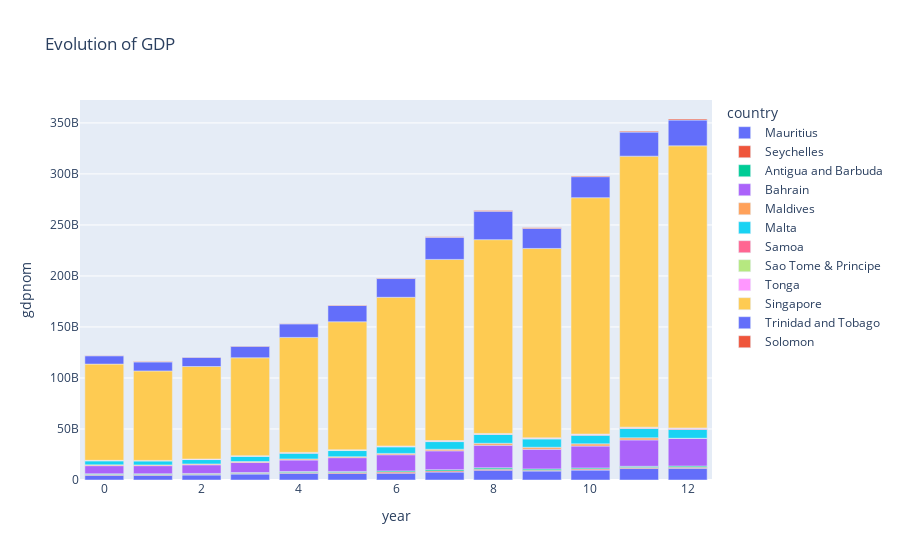

This figure's notebook cell:
### Markdown cell above
### 3. Evolution of GDP over the years
This plot shows the evolution of GDP for the islands across the 13 years timeline, it shows the growth pattern of all the island countries.

### Code cell
fig = px.bar(dfs, x='year', y='gdpnom', color='country', labels={'x':'Year','y':'GDP'},
             hover_data=['country'],
             title='Evolution of GDP')
fig.show()

### Figure 1 — Plotly figure (JSON) as saved in the notebook; plotly's stock layout.template omitted (floating-point values rounded to 4 significant figures)
{"data": [{"alignmentgroup": "True", "customdata": [["Mauritius"], ["Mauritius"], ["Mauritius"], ["Mauritius"], ["Mauritius"], ["Mauritius"], ["Mauritius"], ["Mauritius"], ["Mauritius"], ["Mauritius"], ["Mauritius"], ["Mauritius"], ["Mauritius"]], "hovertemplate": "country=%{customdata[0]}<br>year=%{x}<br>gdpnom=%{y}<extra></extra>", "legendgroup": "Mauritius", "marker": {"color": "#636efa", "pattern": {"shape": ""}}, "name": "Mauritius", "offsetgroup": "Mauritius", "orientation": "v", "showlegend": true, "textposition": "auto", "type": "bar", "x": [0, 1, 2, 3, 4, 5, 6, 7, 8, 9, 10, 11, 12], "xaxis": "x", "y": [4684000000, 4684000000, 4911000000, 5825000000, 6594000000, 6489000000, 6732000000, 7792000000, 9641000000, 8824000000, 9706000000, 11244000000, 11466000000], "yaxis": "y"}, {"alignmentgroup": "True", "customdata": [["Seychelles"], ["Seychelles"], ["Seychelles"], ["Seychelles"], ["Seychelles"], ["Seychelles"], ["Seychelles"], ["Seychelles"], ["Seychelles"], ["Seychelles"], ["Seychelles"], ["Seychelles"], ["Seychelles"]], "hovertemplate": "country=%{customdata[0]}<br>year=%{x}<br>gdpnom=%{y}<extra></extra>", "legendgroup": "Seychelles", "marker": {"color": "#EF553B", "pattern": {"shape": ""}}, "name": "Seychelles", "offsetgroup": "Seychelles", "orientation": "v", "showlegend": true, "textposition": "auto", "type": "bar", "x": [0, 1, 2, 3, 4, 5, 6, 7, 8, 9, 10, 11, 12], "xaxis": "x", "y": [615000000, 622000000, 698000000, 706000000, 857000000, 937000000, 1037000000, 1039000000, 962000000, 841000000, 973000000, 1060000000, 1031000000], "yaxis": "y"}, {"alignmentgroup": "True", "customdata": [["Antigua and Barbuda"], ["Antigua and Barbuda"], ["Antigua and Barbuda"], ["Antigua and Barbuda"], ["Antigua and Barbuda"], ["Antigua and Barbuda"], ["Antigua and Barbuda"], ["Antigua and Barbuda"], ["Antigua and Barbuda"], ["Antigua and Barbuda"], ["Antigua and Barbuda"], ["Antigua and Barbuda"], ["Antigua and Barbuda"]], "hovertemplate": "country=%{customdata[0]}<br>year=%{x}<br>gdpnom=%{y}<extra></extra>", "legendgroup": "Antigua and Barbuda", "marker": {"color": "#00cc96", "pattern": {"shape": ""}}, "name": "Antigua and Barbuda", "offsetgroup": "Antigua and Barbuda", "orientation": "v", "showlegend": true, "textposition": "auto", "type": "bar", "x": [0, 1, 2, 3, 4, 5, 6, 7, 8, 9, 10, 11, 12], "xaxis": "x", "y": [788000000, 778000000, 807000000, 849000000, 905000000, 1002000000, 1141000000, 1296000000, 1355000000, 1211000000, 1136000000, 1125000000, 1176000000], "yaxis": "y"}, {"alignmentgroup": "True", "customdata": [["Bahrain"], ["Bahrain"], ["Bahrain"], ["Bahrain"], ["Bahrain"], ["Bahrain"], ["Bahrain"], ["Bahrain"], ["Bahrain"], ["Bahrain"], ["Bahrain"], ["Bahrain"], ["Bahrain"]], "hovertemplate": "country=%{customdata[0]}<br>year=%{x}<br>gdpnom=%{y}<extra></extra>", "legendgroup": "Bahrain", "marker": {"color": "#ab63fa", "pattern": {"shape": ""}}, "name": "Bahrain", "offsetgroup": "Bahrain", "orientation": "v", "showlegend": true, "textposition": "auto", "type": "bar", "x": [0, 1, 2, 3, 4, 5, 6, 7, 8, 9, 10, 11, 12], "xaxis": "x", "y": [7966000000, 7969000000, 8489000000, 9745000000, 11233000000, 13457000000, 15848000000, 18468000000, 22146000000, 19287000000, 21488000000, 25866000000, 27026000000], "yaxis": "y"}, {"alignmentgroup": "True", "customdata": [["Maldives"], ["Maldives"], ["Maldives"], ["Maldives"], ["Maldives"], ["Maldives"], ["Maldives"], ["Maldives"], ["Maldives"], ["Maldives"], ["Maldives"], ["Maldives"], ["Maldives"]], "hovertemplate": "country=%{customdata[0]}<br>year=%{x}<br>gdpnom=%{y}<extra></extra>", "legendgroup": "Maldives", "marker": {"color": "#FFA15A", "pattern": {"shape": ""}}, "name": "Maldives", "offsetgroup": "Maldives", "orientation": "v", "showlegend": true, "textposition": "auto", "type": "bar", "x": [0, 1, 2, 3, 4, 5, 6, 7, 8, 9, 10, 11, 12], "xaxis": "x", "y": [801000000, 767000000, 828000000, 968000000, 1076000000, 992000000, 1303000000, 1542000000, 1892000000, 1942000000, 2134000000, 2042000000, 220900000], "yaxis": "y"}, {"alignmentgroup": "True", "customdata": [["Malta"], ["Malta"], ["Malta"], ["Malta"], ["Malta"], ["Malta"], ["Malta"], ["Malta"], ["Malta"], ["Malta"], ["Malta"], ["Malta"], ["Malta"]], "hovertemplate": "country=%{customdata[0]}<br>year=%{x}<br>gdpnom=%{y}<extra></extra>", "legendgroup": "Malta", "marker": {"color": "#19d3f3", "pattern": {"shape": ""}}, "name": "Malta", "offsetgroup": "Malta", "orientation": "v", "showlegend": true, "textposition": "auto", "type": "bar", "x": [0, 1, 2, 3, 4, 5, 6, 7, 8, 9, 10, 11, 12], "xaxis": "x", "y": [3963000000, 3919000000, 4303000000, 5126000000, 5648000000, 5989000000, 6388000000, 7513000000, 8601000000, 8118000000, 8382000000, 9123000000, 8689000000], "yaxis": "y"}, {"alignmentgroup": "True", "customdata": [["Samoa"], ["Samoa"], ["Samoa"], ["Samoa"], ["Samoa"], ["Samoa"], ["Samoa"], ["Samoa"], ["Samoa"], ["Samoa"], ["Samoa"], ["Samoa"], ["Samoa"]], "hovertemplate": "country=%{customdata[0]}<br>year=%{x}<br>gdpnom=%{y}<extra></extra>", "legendgroup": "Samoa", "marker": {"color": "#FF6692", "pattern": {"shape": ""}}, "name": "Samoa", "offsetgroup": "Samoa", "orientation": "v", "showlegend": true, "textposition": "auto", "type": "bar", "x": [0, 1, 2, 3, 4, 5, 6, 7, 8, 9, 10, 11, 12], "xaxis": "x", "y": [215000000, 226000000, 267000000, 331000000, 378000000, 407000000, 454000000, 520000000, 502000000, 572000000, 622000000, 643000000, 683000000], "yaxis": "y"}, {"alignmentgroup": "True", "customdata": [["Sao Tome & Principe"], ["Sao Tome & Principe"], ["Sao Tome & Principe"], ["Sao Tome & Principe"], ["Sao Tome & Principe"], ["Sao Tome & Principe"], ["Sao Tome & Principe"], ["Sao Tome & Principe"], ["Sao Tome & Principe"], ["Sao Tome & Principe"], ["Sao Tome & Principe"], ["Sao Tome & Principe"], ["Sao Tome & Principe"]], "hovertemplate": "country=%{customdata[0]}<br>year=%{x}<br>gdpnom=%{y}<extra></extra>", "legendgroup": "Sao Tome & Principe", "marker": {"color": "#B6E880", "pattern": {"shape": ""}}, "name": "Sao Tome & Principe", "offsetgroup": "Sao Tome & Principe", "orientation": "v", "showlegend": true, "textposition": "auto", "type": "bar", "x": [0, 1, 2, 3, 4, 5, 6, 7, 8, 9, 10, 11, 12], "xaxis": "x", "y": [77000000, 77000000, 85000000, 101000000, 111000000, 123000000, 135000000, 144000000, 183000000, 196000000, 201000000, 248000000, 264000000], "yaxis": "y"}, {"alignmentgroup": "True", "customdata": [["Tonga"], ["Tonga"], ["Tonga"], ["Tonga"], ["Tonga"], ["Tonga"], ["Tonga"], ["Tonga"], ["Tonga"], ["Tonga"], ["Tonga"], ["Tonga"], ["Tonga"]], "hovertemplate": "country=%{customdata[0]}<br>year=%{x}<br>gdpnom=%{y}<extra></extra>", "legendgroup": "Tonga", "marker": {"color": "#FF97FF", "pattern": {"shape": ""}}, "name": "Tonga", "offsetgroup": "Tonga", "orientation": "v", "showlegend": true, "textposition": "auto", "type": "bar", "x": [0, 1, 2, 3, 4, 5, 6, 7, 8, 9, 10, 11, 12], "xaxis": "x", "y": [192000000, 182000000, 194000000, 219000000, 252000000, 287000000, 303000000, 327000000, 332000000, 337000000, 385000000, 439000000, 476000000], "yaxis": "y"}, {"alignmentgroup": "True", "customdata": [["Singapore"], ["Singapore"], ["Singapore"], ["Singapore"], ["Singapore"], ["Singapore"], ["Singapore"], ["Singapore"], ["Singapore"], ["Singapore"], ["Singapore"], ["Singapore"], ["Singapore"]], "hovertemplate": "country=%{customdata[0]}<br>year=%{x}<br>gdpnom=%{y}<extra></extra>", "legendgroup": "Singapore", "marker": {"color": "#FECB52", "pattern": {"shape": ""}}, "name": "Singapore", "offsetgroup": "Singapore", "orientation": "v", "showlegend": true, "textposition": "auto", "type": "bar", "x": [0, 1, 2, 3, 4, 5, 6, 7, 8, 9, 10, 11, 12], "xaxis": "x", "y": [94308000000, 87701000000, 90640000000, 95957000000, 112697000000, 125429000000, 145746000000, 177580000000, 189964000000, 185638000000, 231697000000, 265622000000, 276520000000], "yaxis": "y"}, {"alignmentgroup": "True", "customdata": [["Trinidad and Tobago"], ["Trinidad and Tobago"], ["Trinidad and Tobago"], ["Trinidad and Tobago"], ["Trinidad and Tobago"], ["Trinidad and Tobago"], ["Trinidad and Tobago"], ["Trinidad and Tobago"], ["Trinidad and Tobago"], ["Trinidad and Tobago"], ["Trinidad and Tobago"], ["Trinidad and Tobago"], ["Trinidad and Tobago"]], "hovertemplate": "country=%{customdata[0]}<br>year=%{x}<br>gdpnom=%{y}<extra></extra>", "legendgroup": "Trinidad and Tobago", "marker": {"color": "#636efa", "pattern": {"shape": ""}}, "name": "Trinidad and Tobago", "offsetgroup": "Trinidad and Tobago", "orientation": "v", "showlegend": true, "textposition": "auto", "type": "bar", "x": [0, 1, 2, 3, 4, 5, 6, 7, 8, 9, 10, 11, 12], "xaxis": "x", "y": [8157000000, 8826000000, 9009000000, 11305000000, 13280000000, 15982000000, 18369000000, 21642000000, 27870000000, 19662000000, 20593000000, 23586000000, 25277000000], "yaxis": "y"}, {"alignmentgroup": "True", "customdata": [["Solomon"], ["Solomon"], ["Solomon"], ["Solomon"], ["Solomon"], ["Solomon"], ["Solomon"], ["Solomon"], ["Solomon"], ["Solomon"], ["Solomon"], ["Solomon"], ["Solomon"]], "hovertemplate": "country=%{customdata[0]}<br>year=%{x}<br>gdpnom=%{y}<extra></extra>", "legendgroup": "Solomon", "marker": {"color": "#EF553B", "pattern": {"shape": ""}}, "name": "Solomon", "offsetgroup": "Solomon", "orientation": "v", "showlegend": true, "textposition": "auto", "type": "bar", "x": [0, 1, 2, 3, 4, 5, 6, 7, 8, 9, 10, 11, 12], "xaxis": "x", "y": [381000000, 380000000, 324000000, 314000000, 363000000, 429000000, 471000000, 516000000, 608000000, 598000000, 682000000, 869000000, 1010000000], "yaxis": "y"}], "layout": {"barmode": "relative", "legend": {"title": {"text": "country"}, "tracegroupgap": 0}, "title": {"text": "Evolution of GDP"}, "xaxis": {"anchor": "y", "domain": [0, 1], "title": {"text": "year"}}, "yaxis": {"anchor": "x", "domain": [0, 1], "title": {"text": "gdpnom"}}}}
